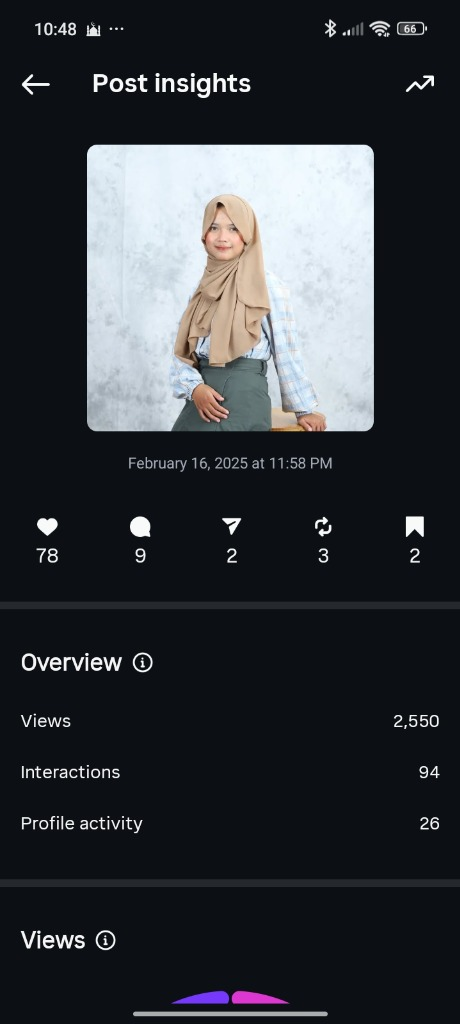
#> input picture PERSONAL-BRANDING/assets/images/media__1783227293470.jpg, 460 x 1024 px, found by its file name
$ python draw_grid.py
#> lines starting #> are read from the running program, lines starting #| are printed output that depends on the picture
from PIL import Image, ImageDraw

img_path = r"C:\Users\lenovo\.gemini\antigravity\brain\34a87eb0-2102-431d-bd12-9eb739dcb453\media__1783227293470.jpg"
img = Image.open(img_path).convert("RGB")
#> img is the input picture: PIL image 460x1024 RGB; mean R, G, B 50.3, 53.4, 58.4
draw = ImageDraw.Draw(img)

# Draw horizontal lines every 50 pixels
for y in range(0, img.height, 50):
    draw.line([(0, y), (img.width, y)], fill="red", width=1)
    draw.text((10, y + 2), str(y), fill="red")

# Draw vertical lines every 50 pixels
for x in range(0, img.width, 50):
    draw.line([(x, 0), (x, img.height)], fill="blue", width=1)
    draw.text((x + 2, 10), str(x), fill="blue")

img.save(r"c:\Users\lenovo\Desktop\PERSONAL-BRANDING\assets\images\grid_check.jpg")
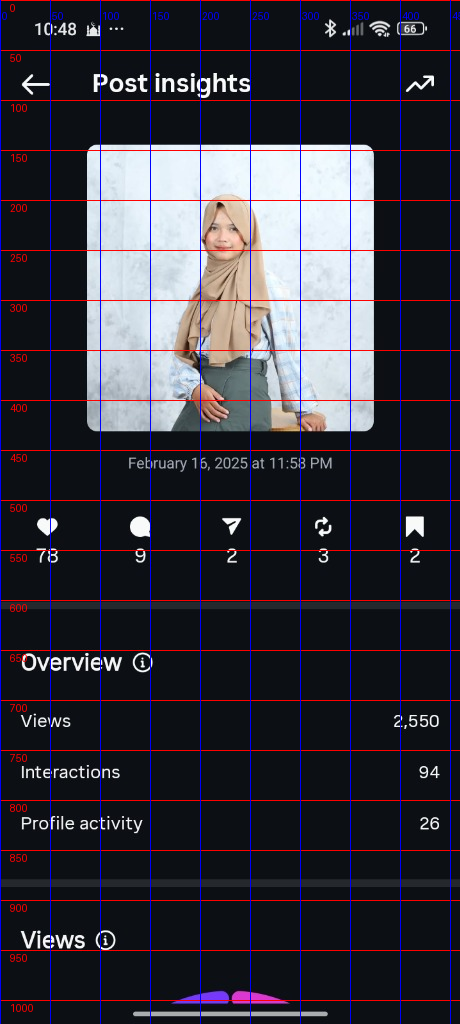
#> saved as grid_check.jpg: PIL image 460x1024 RGB; mean R, G, B 53.9, 51.2, 61.7
print("Grid check image saved successfully!")

$ run again, with PERSONAL-BRANDING/assets/images/media__1783226928305.jpg copied over PERSONAL-BRANDING/assets/images/media__1783227293470.jpg
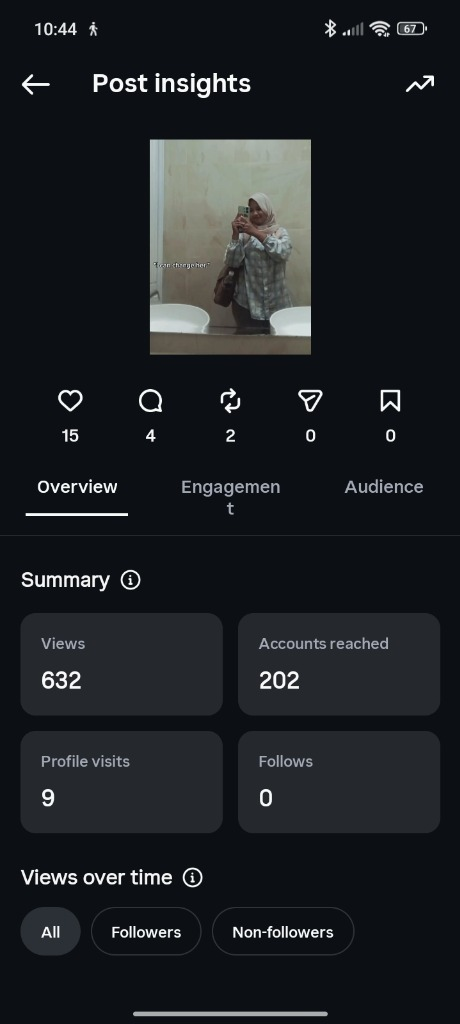
#> input picture PERSONAL-BRANDING/assets/images/media__1783226928305.jpg, 460 x 1024 px, found by its file name
#> img is the input picture: PIL image 460x1024 RGB; mean R, G, B 29.4, 32.4, 36.3
#> `img.save(r"c:\Users\lenovo\Desktop\PERSONAL-BRANDING\assets\images\gri..`:
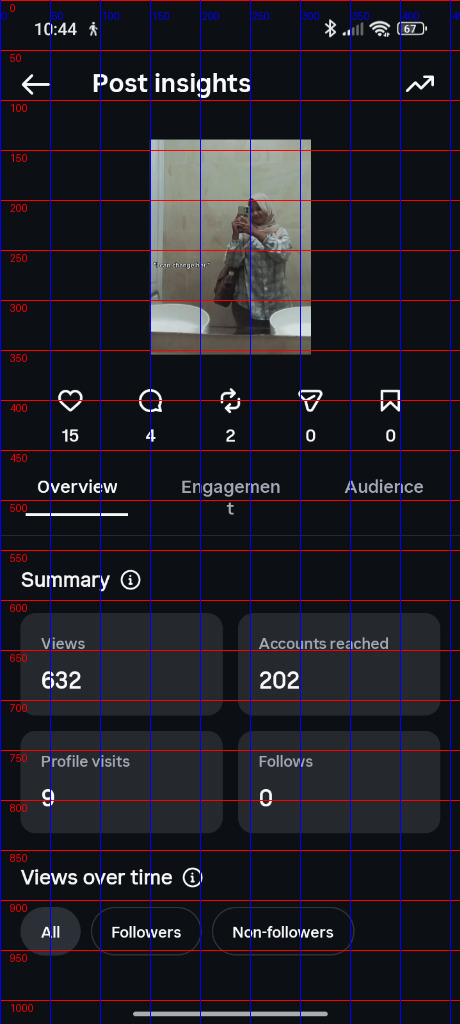
#> saved as grid_check.jpg: PIL image 460x1024 RGB; mean R, G, B 33.8, 31.1, 40.5

$ run again, with PERSONAL-BRANDING/assets/images/media__1783226928309.jpg copied over PERSONAL-BRANDING/assets/images/media__1783227293470.jpg
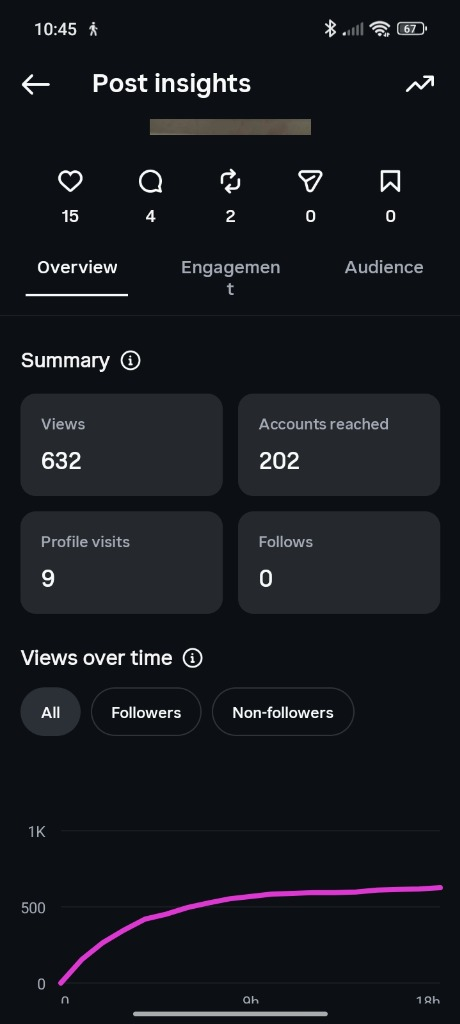
#> input picture PERSONAL-BRANDING/assets/images/media__1783226928309.jpg, 460 x 1024 px, found by its file name
#> img is the input picture: PIL image 460x1024 RGB; mean R, G, B 22.6, 24.8, 30.4
#> `img.save(r"c:\Users\lenovo\Desktop\PERSONAL-BRANDING\assets\images\gri..`:
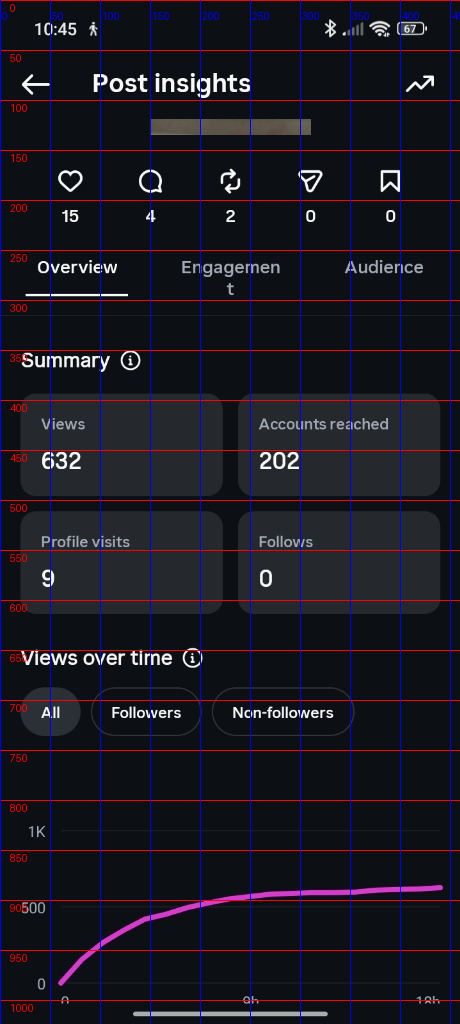
#> saved as grid_check.jpg: PIL image 460x1024 RGB; mean R, G, B 27.4, 23.9, 34.9

$ run again, with PERSONAL-BRANDING/assets/images/media__1783226928317.jpg copied over PERSONAL-BRANDING/assets/images/media__1783227293470.jpg
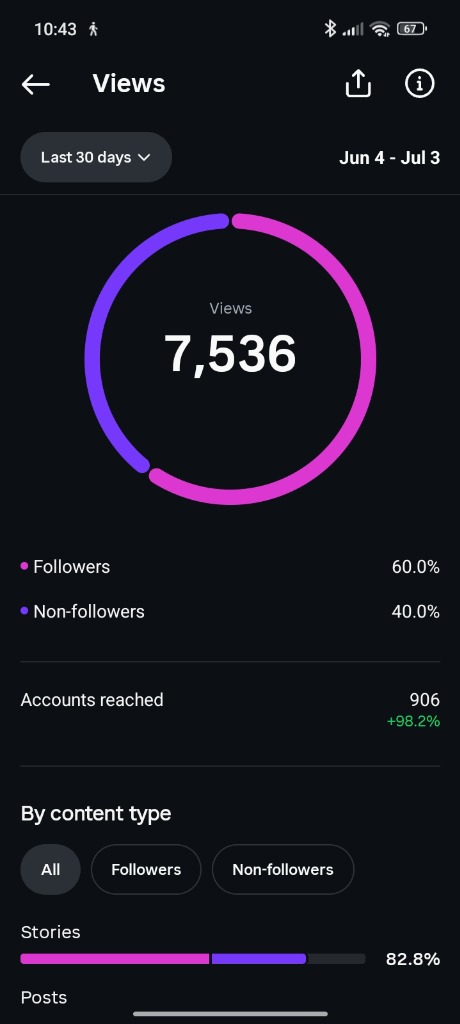
#> input picture PERSONAL-BRANDING/assets/images/media__1783226928317.jpg, 460 x 1024 px, found by its file name
#> img is the input picture: PIL image 460x1024 RGB; mean R, G, B 23.4, 22.1, 32.6
#> `img.save(r"c:\Users\lenovo\Desktop\PERSONAL-BRANDING\assets\images\gri..`:
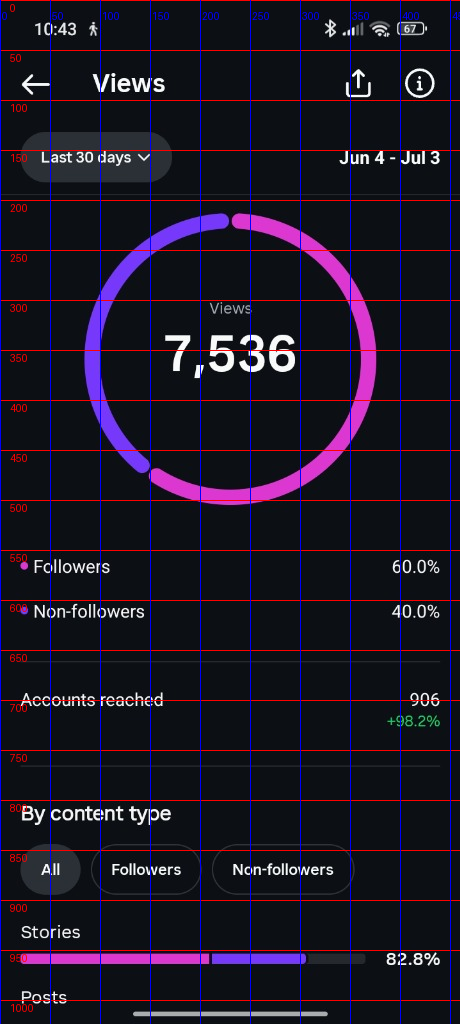
#> saved as grid_check.jpg: PIL image 460x1024 RGB; mean R, G, B 28, 21.2, 37
